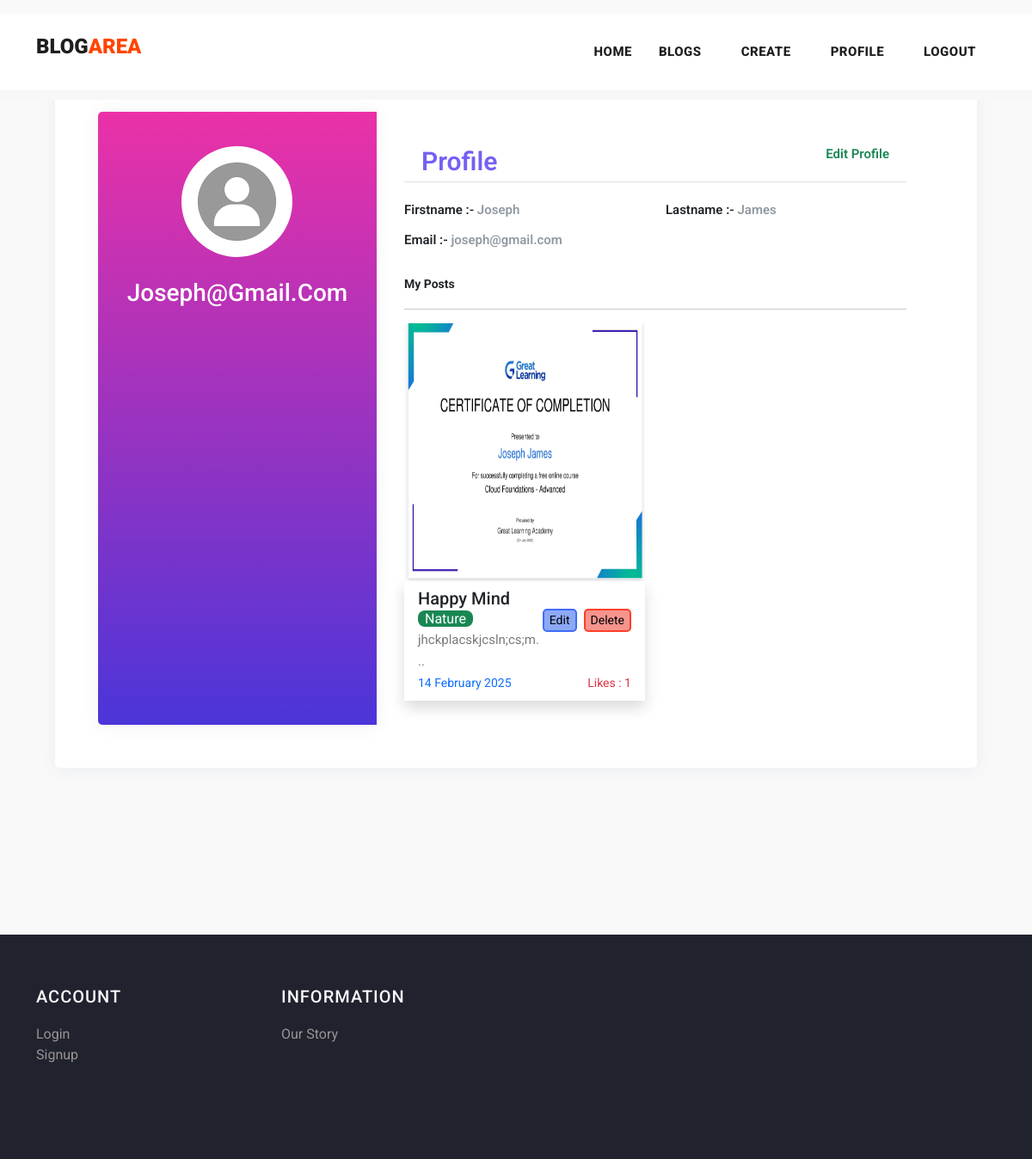
The app's page /profile/1 with its own data.
### myapp/models.py (models this page shows, shortened)
class Post(models.Model):
    postname = models.CharField(max_length=600)
    category = models.CharField(max_length=600)
    image = models.ImageField(upload_to='images/posts',blank=True,null=True)
    content = models.CharField(max_length=100000)
    time = models.CharField(default=time,max_length=100, blank=True)
    likes = models.IntegerField(null=True,blank=True,default=0)
    user = models.ForeignKey(User,on_delete=models.CASCADE)

### myapp/views.py (the view)
# urls.py: path("profile/<int:id>",views.profile,name='profile'),
def profile(request,id):
    return render(request,'profile.html',{
        'user':User.objects.get(id=id),
        'posts':Post.objects.all(),
        'media_url':settings.MEDIA_URL,
    })

### templates/profile.html (shortened to what this page needs)
{% load static %}
<!DOCTYPE html>
<html lang="en">
<head>
    <link href="https://cdn.jsdelivr.net/npm/bootstrap@5.3.0-alpha3/dist/css/bootstrap.min.css" rel="stylesheet"
>
    <link href="{% static 'vendor/bootstrap/css/bootstrap.min.css' %}" rel="stylesheet">
    <link rel="stylesheet" href="https://maxcdn.bootstrapcdn.com/bootstrap/4.0.0/css/bootstrap.min.css">
    <link href="https://cdn.jsdelivr.net/npm/bootstrap@5.3.0-alpha3/dist/css/bootstrap.min.css" rel="stylesheet"
>
    <link rel="stylesheet" href="{% static 'assets/css/fontawesome.css' %}">
    <link rel="stylesheet" href="{% static 'assets/css/templatemo-stand-blog.css' %}">
    <link rel="stylesheet" href="{% static 'assets/css/owl.css' %}">
</head>
<body>
    <header class="">
        <nav class="navbar navbar-expand-lg bg-white">
            <div class="container">
                <a class="navbar-brand" href="index.html">
                    <h2>BLOG<span style="color: orangered;">AREA</span></h2>
                </a>
                <div class="collapse navbar-collapse" id="navbarResponsive">
                    <ul class="navbar-nav ml-auto">
                        <li>
                            <a class="nav-link" href="{% url 'index' %}">Home
                            </a>
                        </li>
                        <li class="nav-item">
                            <a class="nav-link" href="{% url 'blog' %}">Blogs</a>
                        </li>
                        {% if user.is_authenticated %}
                        <li class="nav-item">
                            <a class="nav-link" href="{% url 'create' %}">Create</a>
                        </li>
                        <li class="nav-item">
                            <a class="nav-link" href="{% url 'profile' user.id %}">Profile</a>
                        </li>
                        <li class="nav-item">
                            <a class="nav-link" href="{% url 'logout' %}">Logout</a>
                        </li>
                        {% else %}
                        <li class="nav-item">
                            <a class="nav-link" href="{% url 'signin' %}">Login</a>
                        </li>
                        {% endif %}
                    </ul>
                </div>
            </div>
        </nav>
    </header>
    <div class="mt-3">
        <div class="page-content page-container p-lg-5 p-0" id="page-content">
            <div class="padding">
                <div class="row d-flex justify-content-center">
                    <div class="col-xl-12 col-md-12" id="card">
                        <div class="card user-card-full">
                            <div class="row m-l-0 m-r-0">
                                <div class="col-sm-4 bg-c-lite-green user-profile">
                                    <div class="card-block text-center text-white">
                                        <div class="m-b-25">
                                            <img src="{% static 'assets/images/user.png' %}" class="img-radius"
                                                alt="User-Profile-Image" style="border-radius: 50%;">
                                        </div>
                                        <h6 class="f-w-800 h3" style="text-transform: capitalize;">{{user.username}}
                                        </h6>
                                    </div>
                                </div>
                                <div class="col-sm-8">
                                    <div class="card-block">
                                        <h6 class="m-b-20 p-b-5 b-b-default f-w-600"
                                            style="font-size: 30px; padding: 20px;  color: #7461f3;">Profile <a
                                                href="{% url 'profileedit' user.id %}"
                                                class="float-right text-decoration-none text-success"
                                                style="font-size: 15px;">Edit Profile</a>
                                        </h6>
                                        <div class="row">
                                            <div class="col-sm-6">
                                                <p class="m-b-10 f-w-600 text-dark">Firstname :-
                                                    <span class="text-muted f-w-400">{{user.first_name}}</span>
                                                </p>
                                            </div>
                                            <div class="col-sm-6">
                                                <p class="m-b-10 f-w-600 text-dark">Lastname :-
                                                    <span class="text-muted f-w-400">{{user.last_name}}</span>
                                                </p>
                                            </div>
                                            <div class="col-sm-6">
                                                <p class="m-b-10 f-w-600 text-dark">Email :-
                                                    <span class="text-muted f-w-400">{{user.email}}</span>
                                                </p>
                                            </div>
                                        </div>
                                        <p class="small fw-bold pt-3 text-dark">My Posts</p>
                                        <hr>
                                        <div class="row row-cols-lg-2 row-cols-1">
                                            {% for post in posts%}
                                            {% if post.user_id == user.id %}
                                            <div class="col col-lg-6 col-12 mb-2">
                                                <img src="{{media_url}}{{post.image}}" alt="" height="300px"
                                                    width="100%">
                                                <div class="px-3 py-2 shadow">
                                                    <h5>{{post.postname}}</h5>
                                                    <a href="{% url 'deletepost' post.id %}"><button
                                                            class="ms-2 float-right small" type="submit"
                                                            style="border:2px solid rgb(252, 63, 42); border-radius: 5px; background-color: rgb(246, 148, 141);">Delete</button></a>
                                                    <a href="{% url 'editpost' post.id %}"><button
                                                            class="float-right small" type="submit"
                                                            style="border:2px solid rgb(64, 108, 251); border-radius: 5px; background-color: rgb(141, 169, 246);">Edit</button></a>
                                                    <span
                                                        class="text-white bg-success rounded-3 px-2 rounded-2">{{post.category}}</span>
                                                    <p>{{post.content|slice:"0:20"}}...</p>
                                                    <p class="small text-primary">{{post.time}}<span
                                                            class="text-danger float-right">Likes :
                                                            {{post.likes}}</span></p>
                                                </div>
                                            </div>
                                            {% endif %}
                                            {% endfor %}
                                        </div>
                                    </div>
                                </div>
                            </div>
                        </div>
                    </div>
                </div>
            </div>
        </div>
    </div>
    {% include 'footer.html' %}
</body>
</html>

### static/assets/css/templatemo-stand-blog.css (style rules this page uses)
body { font-family: 'Roboto', sans-serif; overflow-x: hidden; text-rendering: optimizeLegibility; -webkit-font-smoothing: antialiased; -moz-osx-font-smoothing: grayscale; }
p { margin-bottom: 0px; font-size: 15px; font-weight: 400; color: #7a7a7a; line-height: 30px; }
a { text-decoration: none!important; }
ul { padding: 0; margin: 0; list-style: none; }
h1,h2,h3,h4,h5,h6 { margin: 0px; }
header { position: absolute; z-index: 99999; width: 100%; height: 100px; background-color: #f7f7f7; -webkit-transition: all 0.3s ease-in-out 0s; -moz-transition: all 0.3s ease-in-out 0s; -o-transition: all 0.3s ease-in-out 0s; transition: all 0.3s ease-in-out 0s; }
header .navbar { padding: 25px 0px; }
.navbar .navbar-brand { float: left; margin-top: -12px; outline: none; }
.navbar .navbar-brand h2 { color: #1e1e1e; text-transform: uppercase; font-size: 24px; font-weight: 900; -webkit-transition: all .3s ease 0s; -moz-transition: all .3s ease 0s; -o-transition: all .3s ease 0s; transition: all .3s ease 0s; }
#navbarResponsive { z-index: 999; }
.navbar-collapse { text-align: center; }
.navbar .navbar-nav .nav-item { margin: 0px 15px; }
.navbar .navbar-nav a.nav-link { text-transform: capitalize; font-size: 15px; font-weight: 800; text-transform: uppercase; letter-spacing: 0.5px; color: #1e1e1e; transition: all 0.3s; }

### templates/profile.html (style rules this page uses)
body { background-color: #f9f9fa; width: 100vw; height: 100vh; }
.padding { padding: 1rem; }
.user-card-full { overflow: hidden; }
.card { border-radius: 5px; -webkit-box-shadow: 0 1px 20px 0 rgba(69, 90, 100, 0.08); box-shadow: 0 1px 20px 0 rgba(69, 90, 100, 0.08); border: none; margin-bottom: 30px; padding: 50px; }
.m-r-0 { margin-right: 0px; }
.m-l-0 { margin-left: 0px; }
.user-card-full .user-profile { border-radius: 5px 0 0 5px; }
.bg-c-lite-green { background: linear-gradient(to top, #4b35d9, #eb31a7); box-shadow: 0 1px 20px 0 rgba(69, 90, 100, 0.08); }
.user-profile { padding: 20px 0; }
.card-block { padding: 1.25rem; }
.m-b-25 { margin-bottom: 25px; }
.img-radius { border-radius: 5px; }
h6 { font-size: 14px; }
.card .card-block p { line-height: 25px; }
.b-b-default { border-bottom: 1px solid #e0e0e0; }
.m-b-20 { margin-bottom: 20px; }
.p-b-5 { padding-bottom: 5px !important; }
.m-b-10 { margin-bottom: 10px; }
.text-muted { color: #919aa3 !important; }
.f-w-600 { font-weight: 600; }

### templates/footer.html (style rules this page uses)
li { text-decoration: none; text-align: left; }
li a { color: rgb(153, 147, 147); }

### records on screen
Post: image (picture), postname "Happy Mind", category "Nature", content "jhckplacskjcsln;cs;m", time "14 February 2025", likes "1"

### other values on screen
{{ user.username }} "Joseph@gmail.com"
{{ user.first_name }} "Joseph"
{{ user.last_name }} "James"
{{ user.email }} "joseph@gmail.com"
